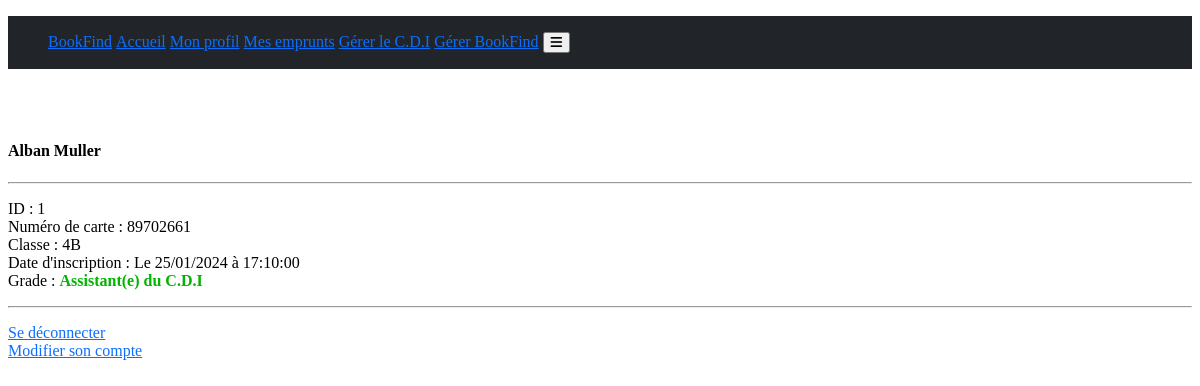
The app's page /profil.php?id=1 (signed in), older data.
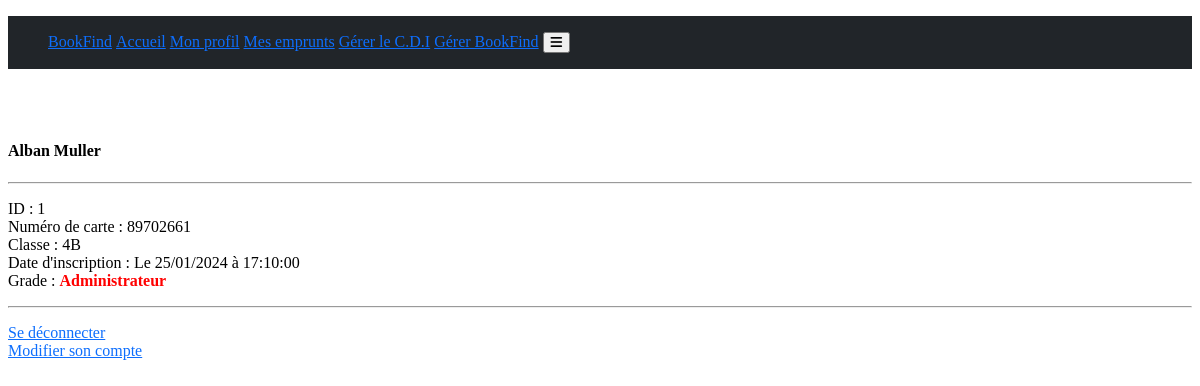
The same page, newer data.
### tables this page shows
CREATE TABLE `users` (
  `id` int(255) NOT NULL,
  `carte` int(8) NOT NULL,
  `classe` varchar(2) NOT NULL,
  `nom` varchar(50) NOT NULL,
  `prenom` varchar(25) NOT NULL,
  `mdp` text NOT NULL,
  `grade` int(1) NOT NULL DEFAULT 0,
  `date` varchar(255) NOT NULL,
  `heure` varchar(255) NOT NULL,
  `regles` int(1) NOT NULL,
  `pdc` int(1) NOT NULL,
  `nb-emprunt-max` int(255) NOT NULL,
  `nb-emprunt-en-cour` int(255) NOT NULL DEFAULT 0,
  `theme` int(2) NOT NULL DEFAULT 0
);

### actions/users/showOneUsersProfilAction.php (called while the page is built)
<?php $id = $_GET['id'];
      $selectInfosFromUsers= $bdd->prepare('SELECT * FROM users WHERE id = ?');
      $selectInfosFromUsers->execute(array($id));
      $usersInfos = $selectInfosFromUsers->fetch();

### profil.php (the view, shortened to what this page needs)
<?php require 'actions/database.php';
      require 'actions/users/showOneUsersProfilAction.php';
      require 'actions/fonctions/transfoGradeIntVersText.php'; ?>
<!DOCTYPE html>
<html lang="fr">
<head>
    <?php include 'includes/header.php' ?>
</head>
<body>
    <?php include 'includes/navbar.php'?>
    <br /><br />
    <?php if (isset($_GET['id'])) { ?>
    <?php
    if($selectInfosFromUsers->rowCount() >= 1){
?>
<div class="contour">
<div class="user-name"><h4><?= $usersInfos['prenom']; ?> <?= $usersInfos['nom']; ?></h4></div>
<hr />
<div class="user-infos">
    <p>
        ID : <?= $usersInfos['id']; ?><br />
        Numéro de carte : <?= $usersInfos['carte']; ?><br />
        Classe : <?= $usersInfos['classe']; ?><br />
        Date d'inscription : Le <?= $usersInfos['date']; ?> à <?= $usersInfos['heure']; ?><br />
        Grade : <?php Grade($usersInfos['grade']); ?>
    </p>
    <hr />
    <?php if ($usersInfos['id'] == $_SESSION['id']){ ?>
    <p>
            <a href="actions/users/logoutAction.php">Se déconnecter</a><br />
            <a href="updateProfil.php?id=<?= $_SESSION['id'] ?>">Modifier son compte</a>
    </p>
    <?php } ?>
</div>
</div>
<?php }else{ echo '<div class="msg msg-blue>"Aucun utilisateur avec l\'id n°' . $_GET["id"] . ' n\'a été trouvé.</div>'; }} ?>
</body>
</html>

### includes/header.php (shortened to what this page needs)
<link href="style/style0.css" rel="stylesheet">

### includes/navbar.php
<div class="navbar">
<div class="">
    <ul class="ul-nav">
    <div class="title-nav"></
        <p><li class="li-nav"><a href="">BookFind</a></li></p>
    </div>
    <div class="link-nav">
        <p><li class="li-nav"><a href="index.php">Accueil</a></li></p>
    </div>
    <?php if (!isset($_SESSION['auth'])) { ?>
    <div class="link-nav">
        <p><li class="li-nav"><a href="login.php">Se connecter</a></li></p>
    </div>
    <div class="link-nav">
        <p><li class="li-nav"><a href="signup.php">S'inscrire</a></li></p>
    </div>
    <?php } elseif (isset($_SESSION['auth'])) { ?>
    <div class="link-nav">
        <p><li class="li-nav"><a href="profil.php?id=<?= $_SESSION['id'] ?>">Mon profil</a></li></p>
    </div>
    <div class="link-nav">
        <p><li class="li-nav"><a href="">Mes emprunts</a></li></p>
    </div>
        <?php if ($_SESSION['grade'] > '0') { ?>
            <div class="link-nav">
                <p><li class="li-nav"><a href="">Gérer le C.D.I</a></li></p>
            </div>
        <?php } if ($_SESSION['grade'] = 1) { ?>
            <div class="link-nav">
                <p><li class="li-nav"><a href="">Gérer BookFind</a></li></p>
            </div>
    <?php }} ?>
    <div class="button-nav">
        <p><li class="li-nav"><button class="" type="button" data-bs-toggle="collapse" data-bs-target="#navbarSupportedContent" aria-controls="navbarSupportedContent" aria-expanded="false" aribua-label="Toggle navigation"><i class="fa-solid fa-bars" ></i></button></li></p>
    </div>
</ul></div>
</div>

### actions/fonctions/transfoGradeIntVersText.php (shortened to what this page needs)
<?php
function Grade($grade)
{
    switch ($grade)
    {
    case 1:
    echo '<span class="red strong">Administrateur</span>';
    break;
    case 3:
    echo '<span class="green strong">Assistant(e) du C.D.I</span>';
    break;
    }
}
?>

### style/style0.css (style rules this page uses)
.li-nav { display:block; display: inline-block }
.link-nav { display: inline-block }
.title-nav { display: inline-block }
.button-nav { display: inline-block; }
a { color:#0d6efd;text-decoration:underline }
body .navbar { background-color: #212529; }
.strong { font-weight: bold; }
.red { color: red; }
.green { color: rgb(0, 180, 0); }

Row changes from the older to the newer data that the page shows:
changed users "Alban": grade 3 → 1 (drawn)
Text that changed along with them:
text no longer shown: "Assistant(e) du C.D.I"
text now shown: "Administrateur"
